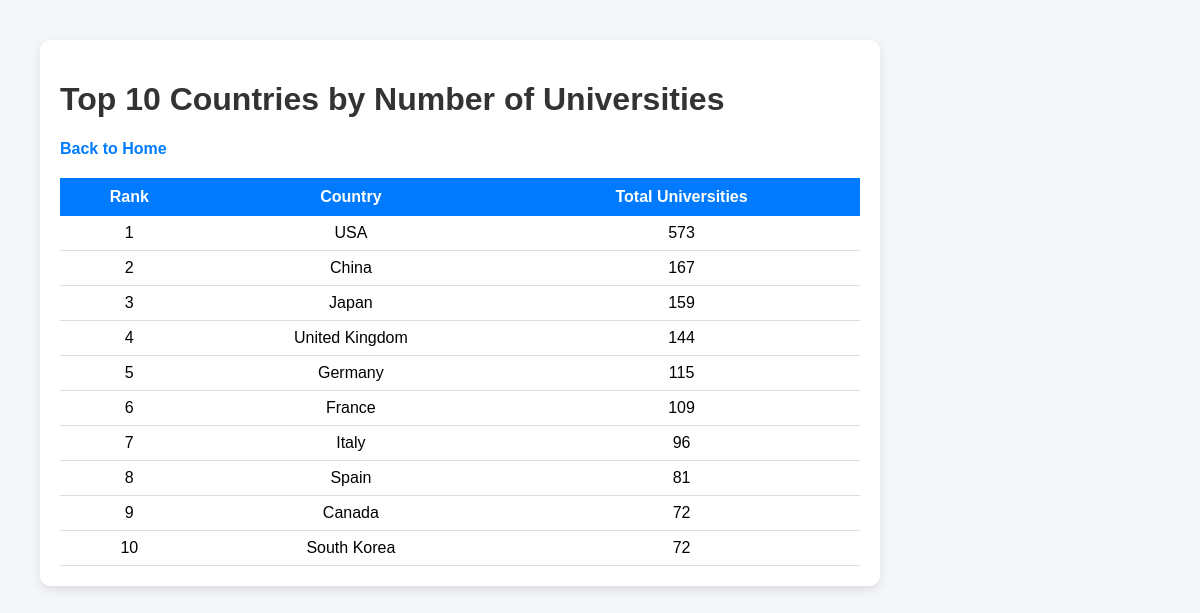
Screenshot of /stats with the database file from the repository.
### tables this page shows
CREATE TABLE countries (
            id INTEGER PRIMARY KEY AUTOINCREMENT,
            country TEXT UNIQUE
        );

### app.py (the view)
@app.route("/stats")
def stats():
    conn = get_db()
    data = conn.execute(
        """
        SELECT countries.country, COUNT(*) AS total
        FROM universities
        JOIN countries ON universities.country_id = countries.id
        GROUP BY countries.country
        ORDER BY total DESC, countries.country
        LIMIT 10
        """
    ).fetchall()
    conn.close()
    return render_template("stats.html", data=data)

### database.py (called while the page is built)
def get_db():
    conn = sqlite3.connect('universities.db')
    conn.row_factory = sqlite3.Row
    return conn

### templates/stats.html (shortened to what this page needs)
<!DOCTYPE html>
<html>
<head>
</head>
<body>
    <div class="container">
        <h1>Top 10 Countries by Number of Universities</h1>
        <a href="/">Back to Home</a>
        <table>
            <tr>
                <th>Rank</th>
                <th>Country</th>
                <th>Total Universities</th>
            </tr>
            {% for row in data %}
            <tr>
                <td>{{ loop.index }}</td>
                <td>{{ row["country"] }}</td>
                <td>{{ row["total"] }}</td>
            </tr>
            {% endfor %}
        </table>
    </div>
</body>
</html>

### templates/stats.html (style rules this page uses)
body { font-family: Arial; background-color: #f4f6f9; margin: 40px; }
.container { background: white; padding: 20px; border-radius: 10px; width: 800px; box-shadow: 0 4px 10px rgba(0,0,0,0.1); }
h1 { color: #333; }
table { width: 100%; border-collapse: collapse; margin-top: 20px; }
th { background-color: #007bff; color: white; padding: 10px; }
td { padding: 8px; text-align: center; border-bottom: 1px solid #ddd; }
a { text-decoration: none; color: #007bff; font-weight: bold; }

### rows the page displays
countries: country "USA", total "573"
countries: country "China", total "167"
countries: country "Japan", total "159"
countries: country "United Kingdom", total "144"
countries: country "Germany", total "115"
countries: country "France", total "109"
countries: country "Italy", total "96"
countries: country "Spain", total "81"
countries: country "Canada", total "72"
countries: country "South Korea", total "72"
